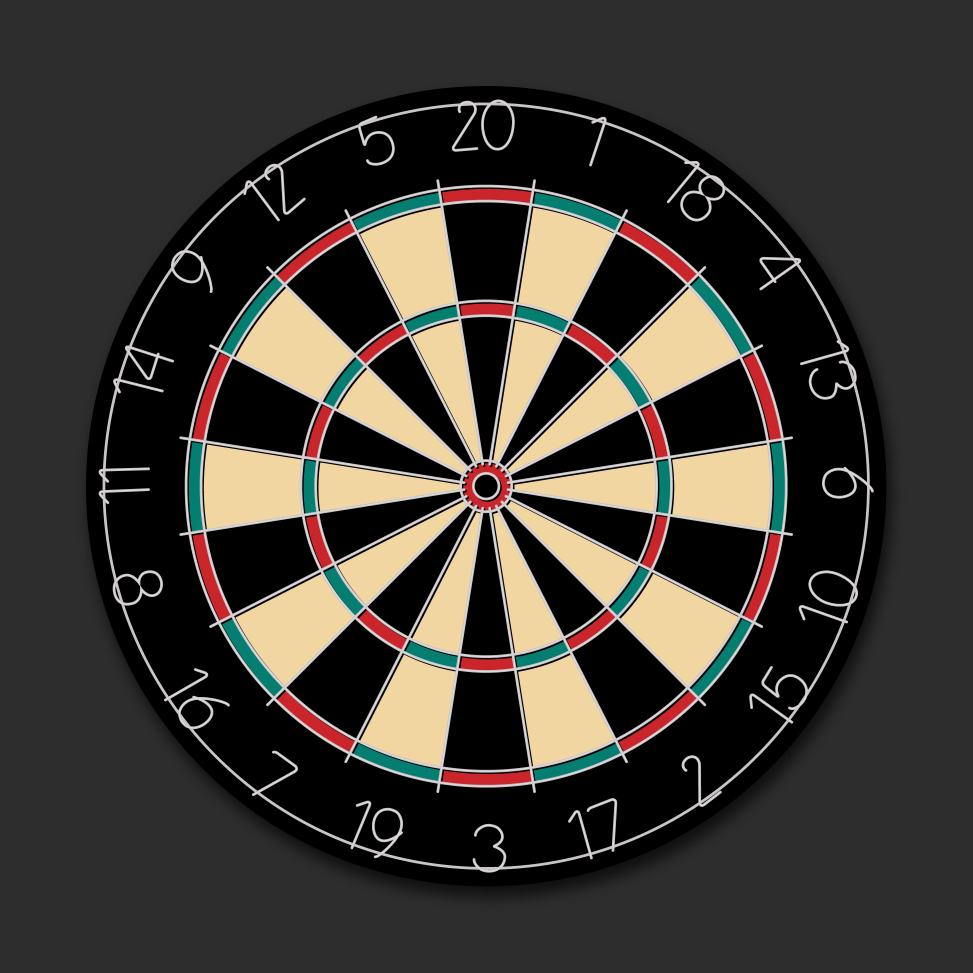
#> input picture dartboard.png, 2917 x 2917 px (shown at 1/3 size)
$ python dartsHeatMap.py
#> lines starting #> are read from the running program, lines starting #| are printed output that depends on the picture

# coding: utf-8

# In[1]:

import numpy as np
from scipy import ndimage

import matplotlib.pyplot as plt

from scipy.ndimage import gaussian_filter as ga


# In[2]:

def pol2cart(r,theta):
    temp = np.multiply(r,np.exp(np.multiply(1j,theta)))
    return temp.real, temp.imag

def cart2pol(x,y):
    r = np.sqrt(np.power(x,2) + np.power(y,2))
    theta = np.arctan2(y, x)
    return r, theta


# In[3]:

scores = np.array([6,13,4,18,1,20,5,12,9,14,11,8,16,7,19,3,17,2,15,10])


# In[9]:

sectors = np.arange(-np.pi/20, np.pi*2+np.pi/20, np.pi/10) + np.pi/2


# In[10]:

inner_bullseye_diam = 12.7
outer_bullseye_diam = 31.8

inner_triple_diam = 194.8
outer_triple_diam = 214.8

inner_double_diam = 320.0
outer_double_diam = 340.0


# In[21]:

dartboard = np.zeros([341,341])

r,theta = np.meshgrid(np.linspace(0,inner_bullseye_diam/2,inner_bullseye_diam*10/2),
                      np.linspace(0,np.pi*2+.2,inner_bullseye_diam*10/2))

x,y = np.round(pol2cart(r,theta)).astype(int) + np.round(dartboard.shape[1]/2).astype(int)
dartboard[x,y] = 50

r,theta = np.meshgrid(np.linspace(inner_bullseye_diam/2,outer_bullseye_diam/2,100),
                      np.linspace(0,np.pi*2+.2,100))
x,y = np.round(pol2cart(r,theta)).astype(int) + np.round(dartboard.shape[1]/2).astype(int)
dartboard[x,y] = 25

for i in np.arange(0,20):
    r,theta = np.meshgrid(np.linspace(outer_bullseye_diam/2,outer_double_diam/2,1500),
                          np.linspace(sectors[i],sectors[i+1],1500))
    x,y = np.round(pol2cart(r,theta)).astype(int)+ np.round(dartboard.shape[1]/2).astype(int)
    dartboard[x,y] = scores[i]


# In[22]:


r,theta = np.meshgrid(np.linspace(inner_triple_diam/2,outer_triple_diam/2,inner_triple_diam*10/2),
                      np.linspace(0,np.pi*2+.2,inner_triple_diam*10/2))

x,y = np.round(pol2cart(r,theta)).astype(int) + np.round(dartboard.shape[1]/2).astype(int)
dartboard[x,y] = dartboard[x,y]*3

r,theta = np.meshgrid(np.linspace(inner_double_diam/2,outer_double_diam/2,1500),
                      np.linspace(0,np.pi*2+.2,1500))

x,y = np.round(pol2cart(r,theta)).astype(int) + np.round(dartboard.shape[1]/2).astype(int)
dartboard[x,y] = dartboard[x,y]*2


# In[ ]:


# In[ ]:


# In[57]:

theta*180/np.pi


# In[ ]:


# In[23]:


##fig = plt.figure(figsize=(10,10))
##axes = fig.add_subplot(111)
plt.imshow(dartboard)
plt.colorbar()
plt.show()
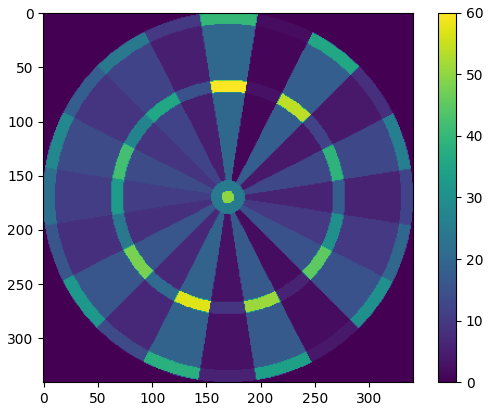
#> figure drawn by matplotlib, 2 panels
##dartboard[0:500,0:500] = 0
##plt.imshow(dartboard2,alpha=.8)


# In[ ]:


# In[ ]:


# In[ ]:


# In[ ]:


# In[ ]:


# In[ ]:


# In[114]:

##dartboard[dartboard==0] = np.nan
test = ga(dartboard,30,mode='constant')
test[test<1.5] = np.nan


# In[103]:


# In[96]:

fig = plt.figure(figsize=(10,10))
axes = fig.add_subplot(111)
axes.imshow(test)
plt.show()
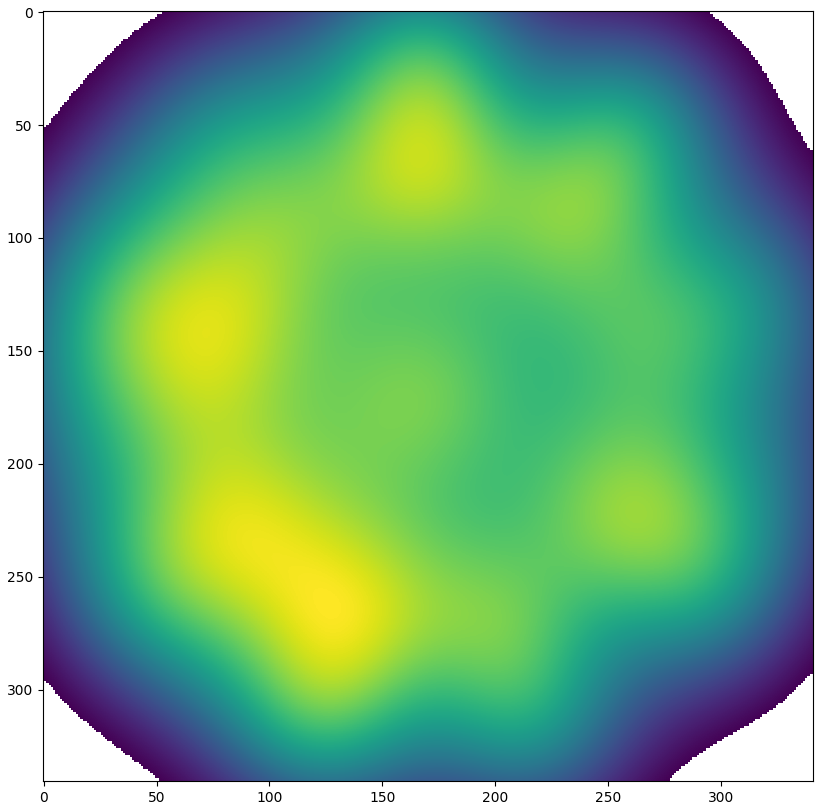
#> figure drawn by matplotlib, 1 panel


# In[115]:

dat = plt.imread('dartboard.png')
#> dat is the input picture: shape (2917, 2917, 4) float32; mean R, G, B, A 0.231, 0.214, 0.191, 1
dat_small = dat[::4,::4,::1]
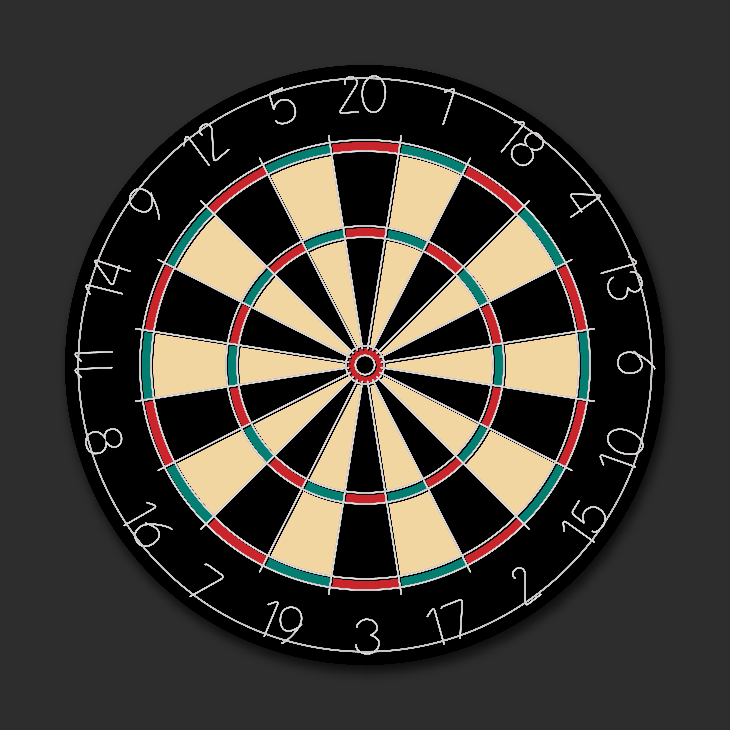
#> dat_small: shape (730, 730, 4) float32; mean R, G, B, A 0.241, 0.224, 0.202, 1
h = plt.imshow(dat_small,extent=[0,730,0,730],origin='upper')
h.axes.set_xlim(0,730)
h.axes.set_ylim(0,730)
g = plt.imshow(np.flipud(test),alpha=.7,origin='lower',extent=[140,590,140,590],cmap='nipy_spectral')
plt.colorbar()
plt.show()
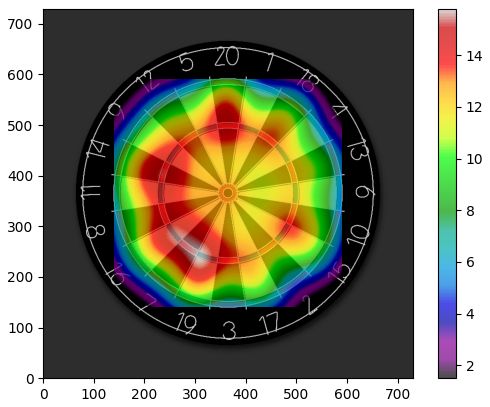
#> figure drawn by matplotlib, 2 panels


# In[56]:

dat_small = dat[::4,::4,::1]


# In[85]:

test.shape


# In[ ]:
